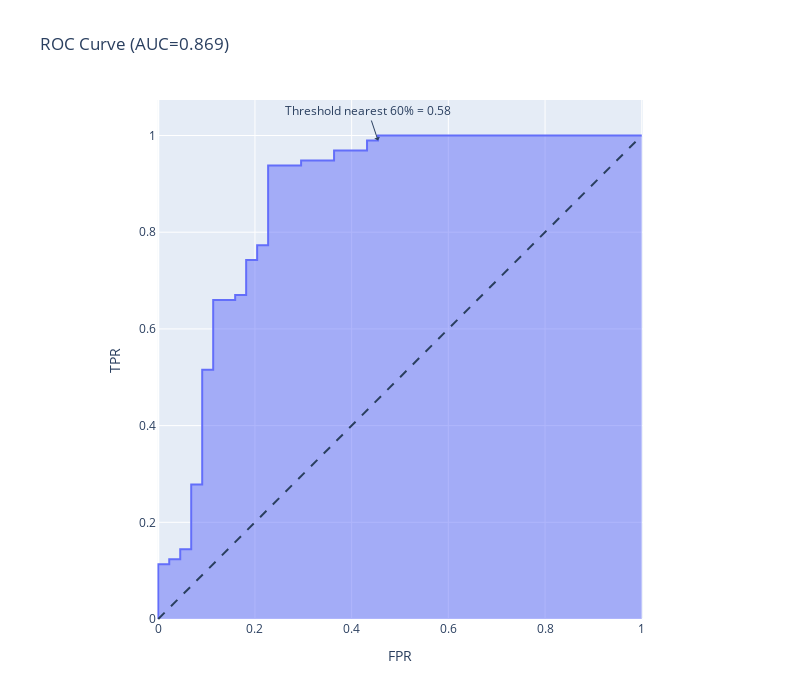

Source (notebook cell):
### Code cell
import plotly.express as px

def make_rocauc(i):
    nearest=roc_df.iloc[(roc_df['Threshold']-i).abs().argsort()[:1]]['Threshold'].values[0]
    q=roc_df[roc_df['Threshold']==nearest].index[0]
    print(nearest, q)
    fig = px.area(roc_df, x="FPR", y="TPR",
                  title=f'ROC Curve (AUC={metrics.auc(fpr, tpr):.3f})',
                  hover_data={'Threshold':':.2f',
                              'FPR':':.2f',
                              'TPR':':.2f',
                             },width=800, height=700)

    fig.add_annotation(x=roc_df.iloc[q][0], y=roc_df.iloc[q][1],
            text=f"Threshold nearest {i*100:.0f}% = {roc_df.iloc[q][2]:.2f}",
                showarrow=True,
                arrowhead=1)

    fig.add_shape(
        type='line', line=dict(dash='dash'),
        x0=0, x1=1, y0=0, y1=1
    )
    fig.update_yaxes(scaleanchor="x", scaleratio=1)
    fig.update_xaxes(constrain='domain')
    return fig
make_rocauc(.60)

### Figure 1 — Plotly figure (JSON) as saved in the notebook; plotly's stock layout.template omitted (floating-point values rounded to 4 significant figures)
{"data": [{"customdata": [[1.936], [0.9364], [0.8381], [0.8318], [0.8292], [0.8262], [0.8166], [0.8161], [0.8055], [0.8044], [0.7822], [0.7793], [0.7546], [0.7524], [0.7505], [0.7454], [0.7273], [0.7206], [0.7093], [0.7071], [0.6871], [0.6746], [0.6696], [0.66], [0.6577], [0.6384], [0.6261], [0.5833], [0.572], [0.162]], "hovertemplate": "FPR=%{x:.2f}<br>TPR=%{y:.2f}<br>Threshold=%{customdata[0]:.2f}<extra></extra>", "legendgroup": "", "line": {"color": "#636efa"}, "marker": {"symbol": "circle"}, "mode": "lines", "name": "", "orientation": "v", "showlegend": false, "stackgroup": "1", "type": "scatter", "x": [0, 0, 0, 0.02273, 0.02273, 0.04545, 0.04545, 0.06818, 0.06818, 0.09091, 0.09091, 0.1136, 0.1136, 0.1591, 0.1591, 0.1818, 0.1818, 0.2045, 0.2045, 0.2273, 0.2273, 0.2955, 0.2955, 0.3636, 0.3636, 0.4318, 0.4318, 0.4545, 0.4545, 1], "xaxis": "x", "y": [0, 0.01031, 0.1134, 0.1134, 0.1237, 0.1237, 0.1443, 0.1443, 0.2784, 0.2784, 0.5155, 0.5155, 0.6598, 0.6598, 0.6701, 0.6701, 0.7423, 0.7423, 0.7732, 0.7732, 0.9381, 0.9381, 0.9485, 0.9485, 0.9691, 0.9691, 0.9897, 0.9897, 1, 1], "yaxis": "y"}], "layout": {"annotations": [{"arrowhead": 1, "showarrow": true, "text": "Threshold nearest 60% = 0.58", "x": 0.4545, "y": 0.9897}], "height": 700, "legend": {"tracegroupgap": 0}, "shapes": [{"line": {"dash": "dash"}, "type": "line", "x0": 0, "x1": 1, "y0": 0, "y1": 1}], "title": {"text": "ROC Curve (AUC=0.869)"}, "width": 800, "xaxis": {"anchor": "y", "autorange": true, "constrain": "domain", "domain": [0.1199, 0.8801], "range": [-0.002064, 1.002], "title": {"text": "FPR"}, "type": "linear"}, "yaxis": {"anchor": "x", "autorange": true, "domain": [0, 1], "range": [-0.002064, 1.071], "scaleanchor": "x", "scaleratio": 1, "title": {"text": "TPR"}, "type": "linear"}}}
